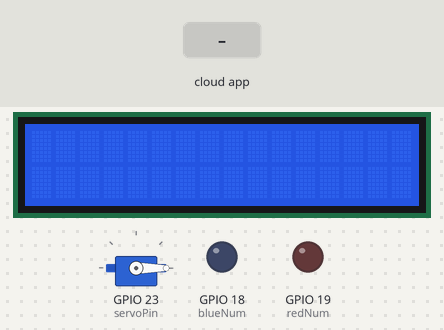
Recording of a sketch running on a simulated ESP32. Shown: 16×2 character LCD, servo, output pins drawn as LEDs (lit = HIGH). The test bench sets the inputs (shaded band). WiFi joins after 1.5 s; servers stay silent unless stated; no MQTT or app messages arrive unless stated; what the sketch prints to the serial monitor is not drawn.

Above: at 2.7 s.
2.8 s: the phone or cloud app sets OpenDoor to IN
At 3.5 s:
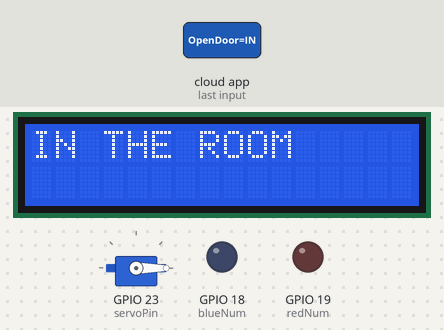
4.3 s: the phone or cloud app sets OpenDoor to OUT
At 4.8 s:
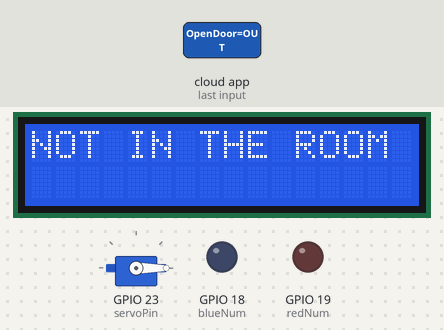
5.8 s: the phone or cloud app sets OpenDoor to ON
At 7.0 s:
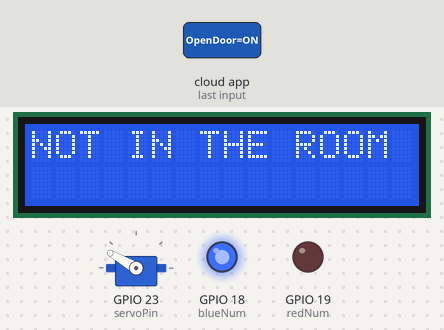
Timing chart, 0 to 13.8 s (numbered marks = the images above; inputs shaded):
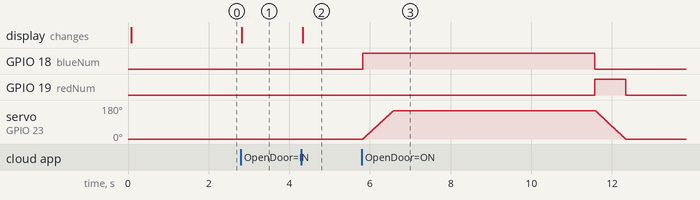

Measured:
- after the input at 2.8 s, the display: changes at once (image 1)
- after the input at 4.3 s, the display: changes at once (image 2)
- after the input at 5.8 s, GPIO 18 (blueNum): LOW → HIGH at once, → LOW 5.8 s later; GPIO 19 (redNum): LOW → HIGH after 5.8 s, → LOW 0.76 s later; servo on GPIO 23 (servoPin): rises from 0° to 150° in 0.74 s, then falls to 0° in 5.8 s

The sketch:

mqttServoGoogle.ino
```cpp
#include <ESP32Servo.h>
#include "Adafruit_MQTT.h"
#include "Adafruit_MQTT_Client.h"
#include <WiFi.h>
#include <WiFiClient.h>
#include <LiquidCrystal_I2C.h>

#define WLAN_SSID       "AndroidHotspot1768"
#define WLAN_PASS       "qkrtpwls"

#define AIO_SERVER      "io.adafruit.com"

#define AIO_SERVERPORT  1883

#define AIO_USERNAME    "jsph666"

#define AIO_KEY         "ff23556d70ce43e097f32932b4254da3"

int output=2;
Servo smotor;
int servoPin = 23;
int redNum = 19;
int blueNum = 18;

WiFiClient client;     // Create an ESP8266 WiFiClient class to connect to the MQTT server.
LiquidCrystal_I2C lcd(0x27, 16, 2);
Adafruit_MQTT_Client mqtt(&client, AIO_SERVER, AIO_SERVERPORT, AIO_USERNAME, AIO_KEY);        // Setup the MQTT client class by passing in the WiFi client and MQTT server and login details.

Adafruit_MQTT_Subscribe OpenDoor = Adafruit_MQTT_Subscribe(&mqtt, AIO_USERNAME "/feeds/OpenDoor");


void MQTT_connect();

void setup() {

  Serial.begin(115200);
  delay(10);
  lcd.begin();
  lcd.backlight();
  smotor.attach(servoPin);
  smotor.write(0);
  pinMode(redNum, OUTPUT);
  pinMode(blueNum, OUTPUT);
 // Connect to WiFi access point.

  Serial.println(); Serial.println();

  Serial.print("Connecting to ");

  Serial.println(WLAN_SSID);

  WiFi.begin(WLAN_SSID, WLAN_PASS);
  while (WiFi.status() != WL_CONNECTED) {

    delay(500);

    Serial.print(".");

  }

  Serial.println();

 Serial.println("WiFi connected");

  Serial.println("IP address: "); Serial.println(WiFi.localIP());

  mqtt.subscribe(&OpenDoor);


}

uint32_t x=0;


void loop() {
   MQTT_connect();
  Adafruit_MQTT_Subscribe *subscription;


  while ((subscription = mqtt.readSubscription(5000))) {

    if (subscription == &OpenDoor) {

      Serial.print(F("Got: "));

      Serial.println((char *)OpenDoor.lastread);

       if (!strcmp((char*) OpenDoor.lastread, "ON")){

        digitalWrite(blueNum,HIGH);
        for(int angle = 0; angle <= 150; angle++){
          smotor.write(angle);
          Serial.println(angle);
          delay(5);
        }

        delay(5000);
        digitalWrite(blueNum, LOW);
        digitalWrite(redNum, HIGH);

        for(int angle = 150; angle >= 0; angle--){
          smotor.write(angle);
          Serial.println(angle);
          delay(5);
        }
        digitalWrite(redNum, LOW);

      }

      if (!strcmp((char*) OpenDoor.lastread, "OFF")){


        for(int angle = 150; angle >= 0; angle--){
          smotor.write(angle);
          Serial.println(angle);
          delay(5);
        }
        digitalWrite(redNum, HIGH);
        delay(5000);
        digitalWrite(redNum, LOW);

      }

      Serial.print(F("Got: "));

      Serial.println((char *)OpenDoor.lastread);

       if (!strcmp((char*) OpenDoor.lastread, "IN")){

        lcd.clear();
        lcd.print("IN THE ROOM");

      }

      if (!strcmp((char*) OpenDoor.lastread, "OUT")){

        lcd.clear();
        lcd.print("NOT IN THE ROOM");

      }

      if (!strcmp((char*) OpenDoor.lastread, "ARRIVE SOON")){

        lcd.clear();
        lcd.print("ARRIVE SOON");

      }

}

}
}

void MQTT_connect(){

  int8_t ret;

  // Stop if already connected.

  if (mqtt.connected()) {

    return;

  }

 Serial.print("Connecting to MQTT... ");

uint8_t retries = 3;

  while ((ret = mqtt.connect()) != 0) { // connect will return 0 for connected

       Serial.println(mqtt.connectErrorString(ret));

       Serial.println("Retrying MQTT connection in 5 seconds...");

       mqtt.disconnect();

       delay(5000);  // wait 5 seconds

       retries--;

       if (retries == 0) {

         // basically die and wait for WDT to reset me

         while (1);

       }

  }

  Serial.println("MQTT Connected!");

}
```
